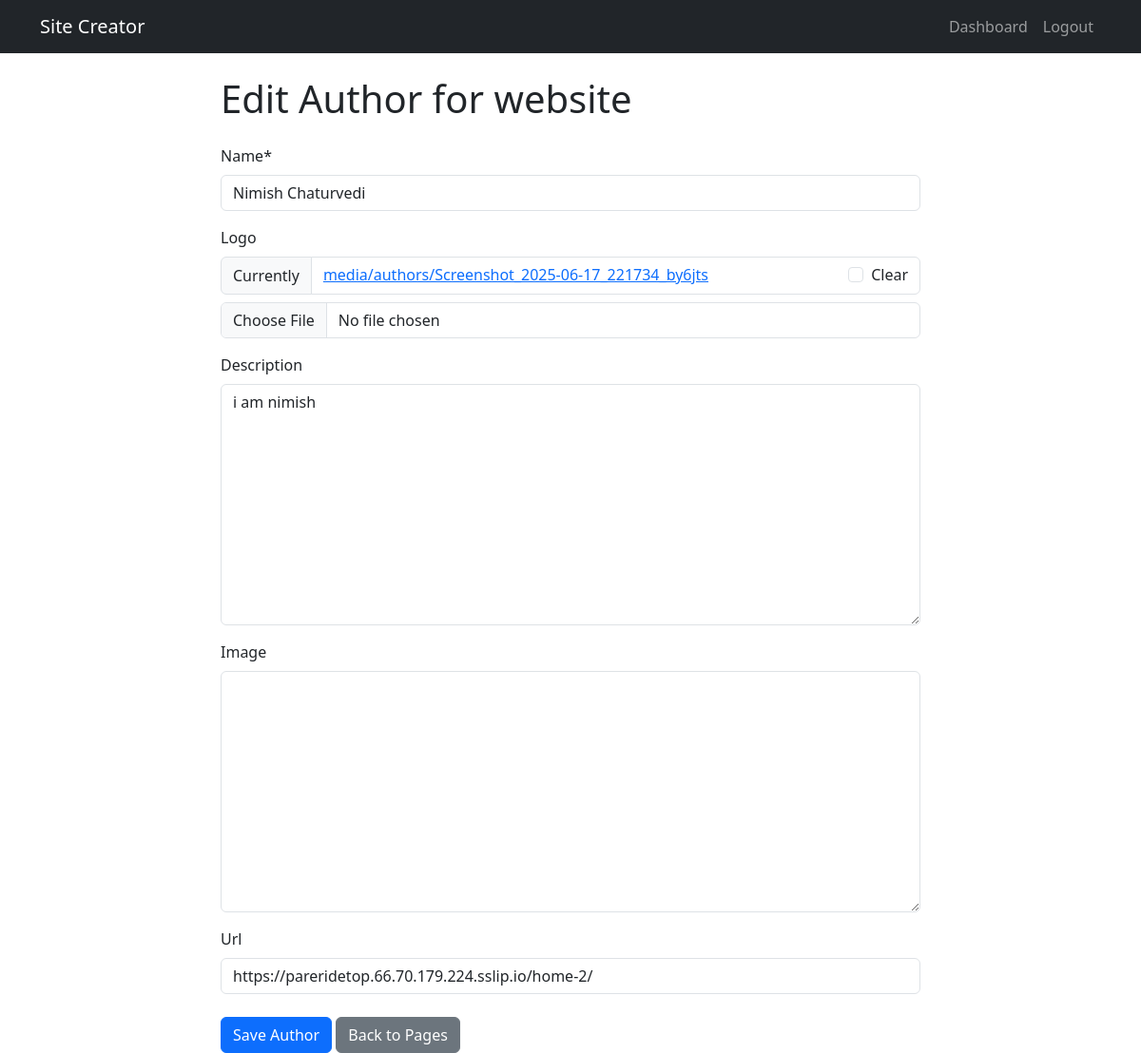
The app's page /settings/1/author/ (signed in) with its own data.
### websites/models.py (models this page shows, shortened)
class Website(models.Model):
    name = models.CharField(max_length=100)
    domain = models.CharField(max_length=100)
    phone_number_display = models.CharField(max_length=100, help_text='Visible text for phone number')
    phone_number_link = models.CharField(max_length=30, help_text='Actual phone number for tel: link (with country code)')
    robots_txt = models.TextField(blank=True ,default='User-agent: *\nAllow: /' )
    github_repo = models.URLField(blank=True)
    is_public_repo = models.BooleanField(default=False)
    owner = models.ForeignKey(User, on_delete=models.CASCADE)
    created_at = models.DateTimeField(auto_now_add=True)
    updated_at = models.DateTimeField(auto_now=True)
    logo = models.ImageField(upload_to='websites/', blank=True, null=True)
    favicon = models.ImageField(upload_to='websites/', blank=True, null=True)
    heading_background_image = models.ImageField(upload_to='websites/', blank=True, null=True)
    footer_phone_cta = models.CharField(max_length=200, blank=True, null=True)
    footer_legal_disclaimer = models.TextField(blank=True, null=True)
    social_media_box = models.TextField(blank=True, null=True)
    google_search_console_tag = models.TextField(blank=True, null=True)
    google_tag = models.TextField(blank=True, null=True)
    meta_facebook_pixel = models.TextField(blank=True, null=True)
    google_analytics = models.TextField(blank=True, null=True)
    form_cta1 = models.CharField(max_length=200, default='FREE INSTANT QUOTE!')
    form_cta2 = models.CharField(max_length=200, default='*plus FREE bonus coupon*')
    form_question1 = models.CharField(max_length=200, default='What service do you need?')
    form_question2 = models.CharField(max_length=200, default='How many square feet?')
    form_options1 = models.TextField(blank=True, null=True ,default='page1\npage2\npage3')
    form_options2 = models.TextField(blank=True, null=True, default='Less than 300\nBetween 300-500\nMore than 500')
    form_quote_button = models.CharField(max_length=100, default='Get Quote!')
    form_name_label = models.CharField(max_length=100, default='Name')
    form_phone_label = models.CharField(max_length=100, default='Phone Number')
    form_email_label = models.CharField(max_length=100, default='Email')
    global_schema_default = '''{ "@context": "https://schema.org", "@type": "LocalBusiness", "name": "[Your Business Name]", "url": "[Your Website URL]", "telephone": "[Your Single Phone Number]", "priceRange": "[e.g., $$ or a description like 'Affordable', 'Competitive Pricing']", "image": "https://www.quora.com/ ##Can-you-explain-the-differences-between-a-brand-an-image-a-logo-and-a-symbol", "description": "[A brief description of your business and services]", "address": { "@type": "PostalAddress", "streetAddress": "[Your Street Address - even if clients don't visit, this is for Google's understanding of your base]", "addressLocality": "[Your Main City]", "addressRegion": "[Your State/Province]", "postalCode": "[Your Postal Code]", "addressCountry": "[Your Country]" }, "openingHoursSpecification": { "@type": "OpeningHoursSpecification", "dayOfWeek": [ "Monday", "Tuesday", "Wednesday", "Thursday", "Friday", "Saturday", "Sunday" ], "opens": "[Your Opening Time, e.g., 09:00]", "closes": "[Your Closing Time, e.g., 17:00]" }, "areaServed": [ { "@type": "State", "name": "[Your State/Province]" }, { "@type": "City", "name": "[Your Main City]" }, { "@type": "City", "name": "[Surrounding City 1]" }, { "@type": "City", "name": "[Surrounding City 2]" } ] }'''
    global_seo_schema = models.TextField(blank=True, null=True, default=global_schema_default, help_text='Global SEO schema (JSON-LD or other) to be included on every page.')
    header_box_color = models.CharField(max_length=32, default='#14808a', help_text='Header Text Background Box color (CSS hex)')
    phone_banner_bg_color = models.CharField(max_length=32, default='#174d78', help_text='Phone banner background color (CSS hex)')
    contact_box_color = models.CharField(max_length=32, default='#1e3a8a', help_text='Contact Box color (CSS hex)')
    author = models.OneToOneField('Author', on_delete=models.SET_NULL, null=True, blank=True, related_name='website')

class Author(models.Model):
    name = models.CharField(max_length=100)
    logo = models.ImageField(upload_to='authors/', blank=True, null=True)
    description = models.TextField(blank=True)
    image = models.TextField(blank=True)
    url = models.CharField(max_length=255, blank=True)

### websites/views.py (the view)
# urls.py: path('settings/<int:website_id>/author/', views.edit_author, name='edit_author'),
@login_required
def edit_author(request, website_id):
    website = get_object_or_404(Website, id=website_id, owner=request.user)
    author = website.author or Author.objects.create()
    if request.method == 'POST':
        form = AuthorForm(request.POST, request.FILES, instance=author)
        if form.is_valid():
            author = form.save()
            website.author = author
            website.save()
            messages.success(request, 'Author updated successfully!')
            return redirect('manage_pages', website_id=website.id)
    else:
        form = AuthorForm(instance=author)
    return render(request, 'websites/edit_author.html', {'form': form, 'website': website, 'author': author})

### websites/forms.py
class AuthorForm(forms.ModelForm):
    class Meta:
        model = Author
        fields = ['name', 'logo', 'description', 'image', 'url']

### site_creator/context_processors.py (called while the page is built)
def is_search_bot(request):
    user_agent = request.META.get('HTTP_USER_AGENT', '').lower()
    return {
        'is_search_bot': 'googlebot' in user_agent or 'bingbot' in user_agent
    }

### templates/websites/edit_author.html (shortened to what this page needs)
{% extends 'base.html' %}
{% load crispy_forms_tags %}
{% block content %}
<div class="row">
    <div class="col-md-8 offset-md-2">
        <h1 class="mb-4">Edit Author for {{ website.domain }}</h1>
        <form method="post" enctype="multipart/form-data">
            {{ form.name|as_crispy_field }}
            {{ form.logo|as_crispy_field }}
            {{ form.description|as_crispy_field }}
            {{ form.image|as_crispy_field }}
            {{ form.url|as_crispy_field }}
            <div class="mt-4">
                <button type="submit" class="btn btn-primary">Save Author</button>
                <a href="{% url 'manage_pages' website.id %}" class="btn btn-secondary">Back to Pages</a>
            </div>
        </form>
    </div>
</div>
{% endblock %}

### records on screen
Website: domain "website"
Author: name "Nimish Chaturvedi", description "i am nimish", url "https://pareridetop.66.70.179.224.sslip.io/home-2/"
